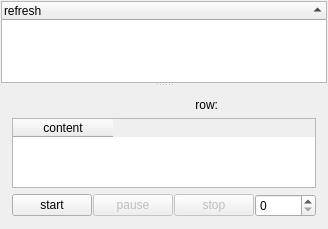
<?xml version="1.0" encoding="UTF-8"?>
<ui version="4.0">
 <class>LuaScriptFormClass</class>
 <widget class="QWidget" name="LuaScriptFormClass">
  <property name="geometry">
   <rect>
    <x>0</x>
    <y>0</y>
    <width>285</width>
    <height>229</height>
   </rect>
  </property>
  <property name="windowTitle">
   <string>LuaScriptForm</string>
  </property>
  <layout class="QGridLayout" name="gridLayout">
   <property name="leftMargin">
    <number>1</number>
   </property>
   <property name="topMargin">
    <number>1</number>
   </property>
   <property name="rightMargin">
    <number>1</number>
   </property>
   <property name="bottomMargin">
    <number>1</number>
   </property>
   <property name="spacing">
    <number>1</number>
   </property>
   <item row="0" column="0">
    <widget class="QSplitter" name="splitter">
     <property name="orientation">
      <enum>Qt::Vertical</enum>
     </property>
     <widget class="QTreeWidget" name="treeWidget_script">
      <property name="editTriggers">
       <set>QAbstractItemView::NoEditTriggers</set>
      </property>
      <property name="sortingEnabled">
       <bool>true</bool>
      </property>
      <column>
       <property name="text">
        <string>refresh</string>
       </property>
      </column>
     </widget>
     <widget class="QWidget" name="layoutWidget">
      <layout class="QVBoxLayout" name="verticalLayout">
       <item>
        <layout class="QHBoxLayout" name="horizontalLayout">
         <property name="spacing">
          <number>1</number>
         </property>
         <item>
          <widget class="QLabel" name="label_path">
           <property name="minimumSize">
            <size>
             <width>180</width>
             <height>0</height>
            </size>
           </property>
           <property name="maximumSize">
            <size>
             <width>180</width>
             <height>16777215</height>
            </size>
           </property>
           <property name="text">
            <string/>
           </property>
          </widget>
         </item>
         <item>
          <widget class="QLabel" name="label_script_row">
           <property name="maximumSize">
            <size>
             <width>25</width>
             <height>16777215</height>
            </size>
           </property>
           <property name="text">
            <string>row:</string>
           </property>
           <property name="alignment">
            <set>Qt::AlignRight|Qt::AlignTrailing|Qt::AlignVCenter</set>
           </property>
          </widget>
         </item>
         <item>
          <widget class="FastLabel" name="label_row" native="true">
           <property name="minimumSize">
            <size>
             <width>30</width>
             <height>0</height>
            </size>
           </property>
          </widget>
         </item>
        </layout>
       </item>
       <item>
        <widget class="QTableWidget" name="tableWidget_script">
         <property name="editTriggers">
          <set>QAbstractItemView::NoEditTriggers</set>
         </property>
         <column>
          <property name="text">
           <string>content</string>
          </property>
         </column>
        </widget>
       </item>
       <item>
        <layout class="QHBoxLayout" name="horizontalLayout_script2">
         <property name="spacing">
          <number>1</number>
         </property>
         <item>
          <widget class="QPushButton" name="pushButton_script_start">
           <property name="text">
            <string>start</string>
           </property>
          </widget>
         </item>
         <item>
          <widget class="QPushButton" name="pushButton_script_pause">
           <property name="enabled">
            <bool>false</bool>
           </property>
           <property name="text">
            <string>pause</string>
           </property>
          </widget>
         </item>
         <item>
          <widget class="QPushButton" name="pushButton_script_stop">
           <property name="enabled">
            <bool>false</bool>
           </property>
           <property name="text">
            <string>stop</string>
           </property>
          </widget>
         </item>
         <item>
          <widget class="QSpinBox" name="spinBox_speed">
           <property name="maximum">
            <number>10000</number>
           </property>
           <property name="stepType">
            <enum>QAbstractSpinBox::AdaptiveDecimalStepType</enum>
           </property>
          </widget>
         </item>
        </layout>
       </item>
      </layout>
     </widget>
    </widget>
   </item>
  </layout>
 </widget>
 <layoutdefault spacing="6" margin="11"/>
 <customwidgets>
  <customwidget>
   <class>FastLabel</class>
   <extends>QWidget</extends>
   <header location="global">fastlabel.h</header>
   <container>1</container>
  </customwidget>
 </customwidgets>
 <resources/>
 <connections/>
</ui>
